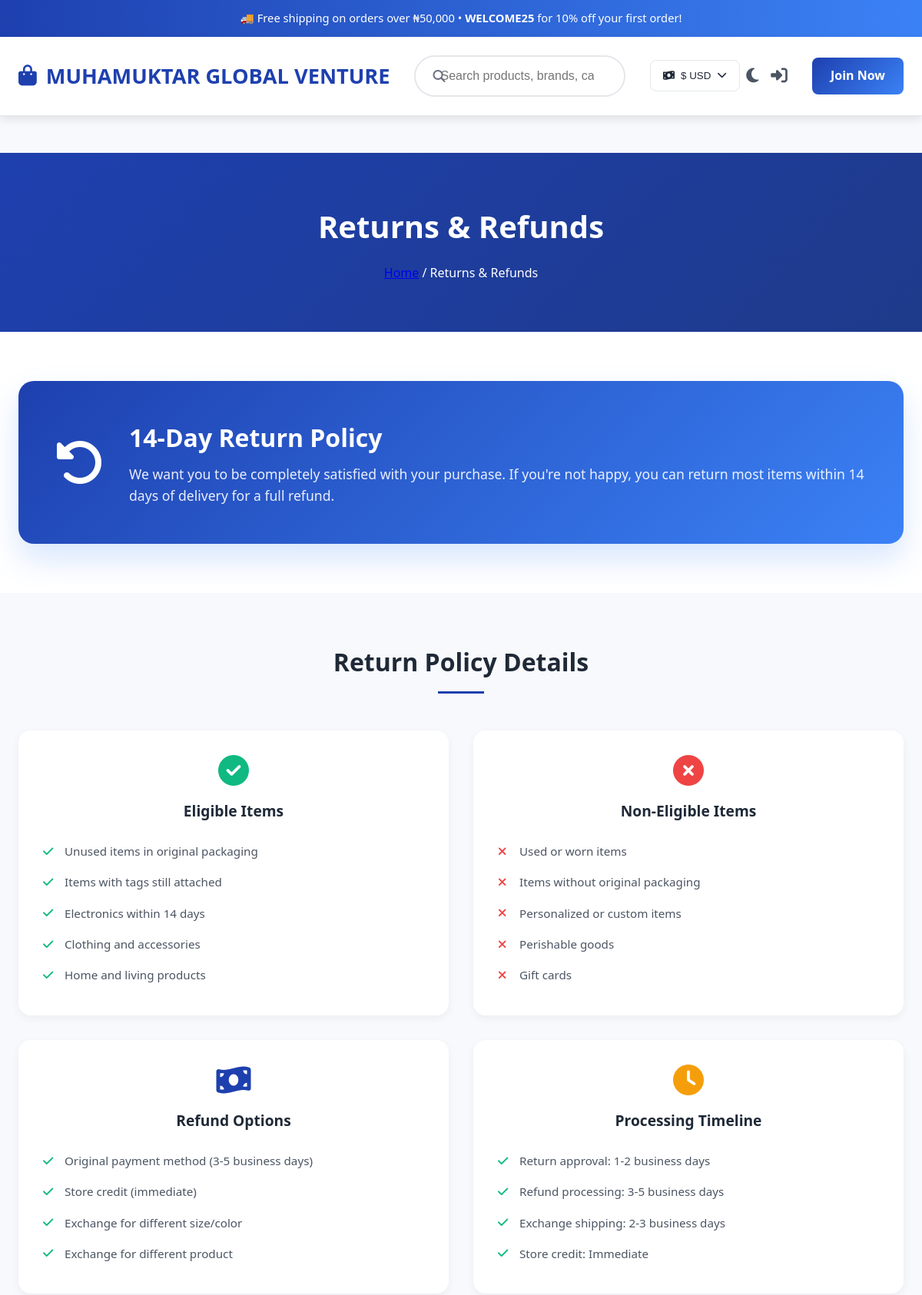
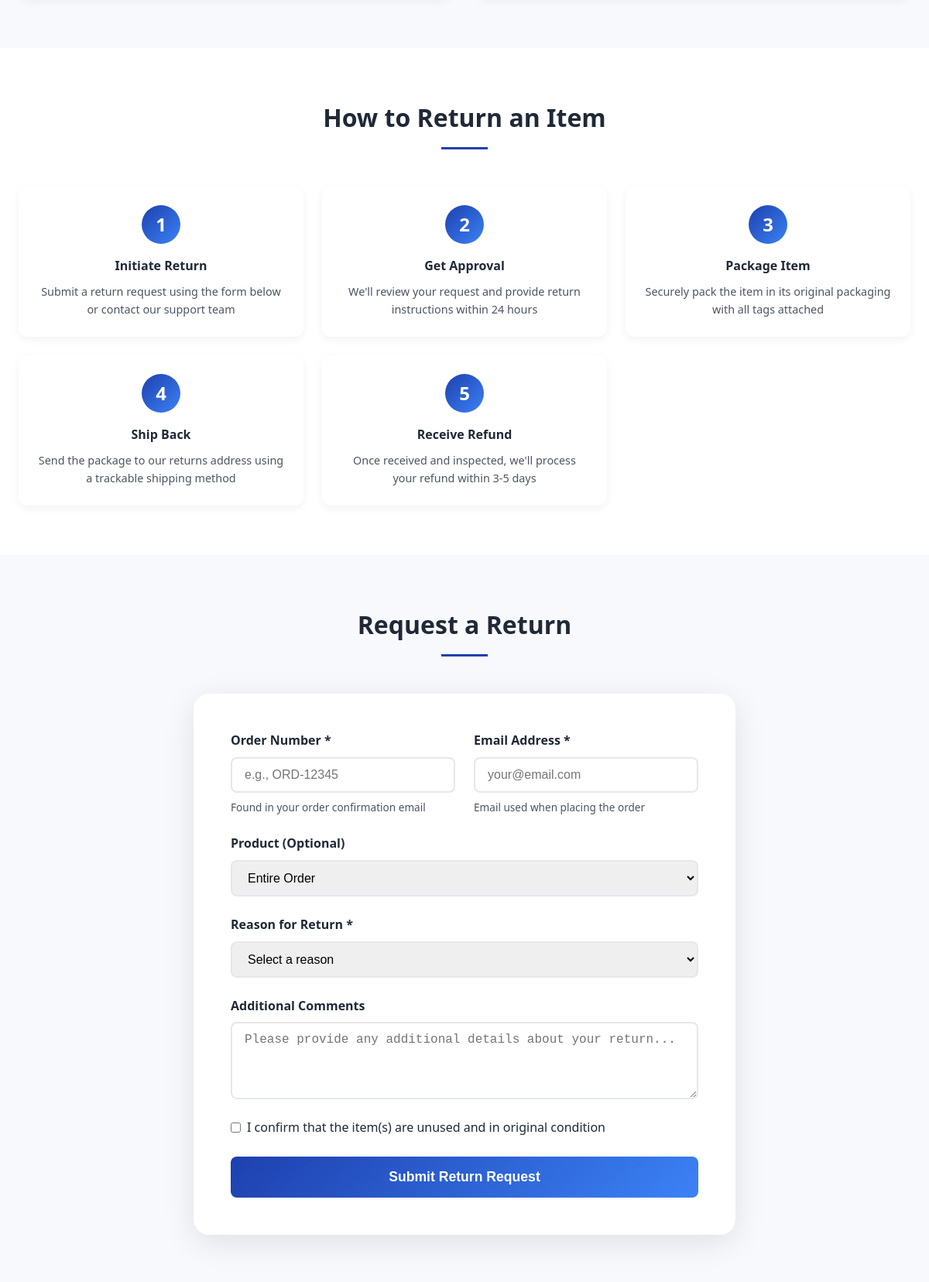
Screenshot of /pages/returns.php (upper part) with the database file from the repository (2 pictures, top to bottom).
### tables this page shows
CREATE TABLE `settings` (
  `id` int(11) NOT NULL AUTO_INCREMENT,
  `key` varchar(100) NOT NULL,
  `value` text NOT NULL,
  `updated_at` timestamp NOT NULL DEFAULT CURRENT_TIMESTAMP ON UPDATE CURRENT_TIMESTAMP,
  PRIMARY KEY (`id`),
  UNIQUE KEY `key` (`key`)
);

### includes/functions.php (called while the page is built, shortened)
<?php
function is_logged_in() {
    return isset($_SESSION['user_id']);
}

### pages/returns.php (the view, shortened to what this page needs)
<?php
require_once '../includes/db.php';
require_once '../includes/functions.php';
require_once '../includes/header.php';
try {
    $stmt = $pdo->prepare("SELECT value FROM settings WHERE `key` = 'return_policy_days'");
    $stmt->execute();
    $return_days = $stmt->fetchColumn() ?: 14;
} catch (Exception $e) {
    $return_days = 14;
    $return_policy_text = '';
    $contact_email = 'support@muhamuktar.com';
    $contact_phone = '+234 123 456 7890';
    $return_address = '123 Main Street, Lagos, Nigeria';
}
$form_submitted = false;
?>
<main class="main-content">
    <section class="page-header">
        <div class="container">
            <h1 class="page-title">Returns & Refunds</h1>
            <div class="breadcrumb">
                <a href="<?= BASE_URL ?>">Home</a>
                <span class="separator">/</span>
                <span class="current">Returns & Refunds</span>
            </div>
        </div>
    </section>
    <section class="summary-section">
        <div class="container">
            <div class="summary-card">
                <i class="fas fa-undo-alt"></i>
                <div class="summary-content">
                    <h2><?= $return_days ?>-Day Return Policy</h2>
                    <p>We want you to be completely satisfied with your purchase. If you're not happy, you can return most items within <?= $return_days ?> days of delivery for a full refund.</p>
                </div>
            </div>
        </div>
    </section>
    <section class="policy-section">
        <div class="container">
            <h2 class="section-title">Return Policy Details</h2>
            <div class="policy-grid">
                <div class="policy-card">
                    <div class="policy-icon">
                        <i class="fas fa-check-circle" style="color: #10b981;"></i>
                    </div>
                    <h3>Eligible Items</h3>
                    <ul class="policy-list">
                        <li><i class="fas fa-check"></i> Unused items in original packaging</li>
                        <li><i class="fas fa-check"></i> Items with tags still attached</li>
                        <li><i class="fas fa-check"></i> Electronics within <?= $return_days ?> days</li>
                        <li><i class="fas fa-check"></i> Clothing and accessories</li>
                        <li><i class="fas fa-check"></i> Home and living products</li>
                    </ul>
                </div>
                <div class="policy-card">
                    <div class="policy-icon">
                        <i class="fas fa-times-circle" style="color: #ef4444;"></i>
                    </div>
                    <h3>Non-Eligible Items</h3>
                    <ul class="policy-list">
                        <li><i class="fas fa-times"></i> Used or worn items</li>
                        <li><i class="fas fa-times"></i> Items without original packaging</li>
                        <li><i class="fas fa-times"></i> Personalized or custom items</li>
                        <li><i class="fas fa-times"></i> Perishable goods</li>
                        <li><i class="fas fa-times"></i> Gift cards</li>
                    </ul>
                </div>
                <div class="policy-card">
                    <div class="policy-icon">
                        <i class="fas fa-money-bill-wave" style="color: var(--primary);"></i>
                    </div>
                    <h3>Refund Options</h3>
                    <ul class="policy-list">
                        <li><i class="fas fa-check"></i> Original payment method (3-5 business days)</li>
                        <li><i class="fas fa-check"></i> Store credit (immediate)</li>
                        <li><i class="fas fa-check"></i> Exchange for different size/color</li>
                        <li><i class="fas fa-check"></i> Exchange for different product</li>
                    </ul>
                </div>
                <div class="policy-card">
                    <div class="policy-icon">
                        <i class="fas fa-clock" style="color: #f59e0b;"></i>
                    </div>
                    <h3>Processing Timeline</h3>
                    <ul class="policy-list">
                        <li><i class="fas fa-check"></i> Return approval: 1-2 business days</li>
                        <li><i class="fas fa-check"></i> Refund processing: 3-5 business days</li>
                        <li><i class="fas fa-check"></i> Exchange shipping: 2-3 business days</li>
                        <li><i class="fas fa-check"></i> Store credit: Immediate</li>
                    </ul>
                </div>
            </div>
        </div>
    </section>
    <section class="process-section">
        <div class="container">
            <h2 class="section-title">How to Return an Item</h2>
            <div class="process-steps">
                <div class="step">
                    <div class="step-number">1</div>
                    <h3>Initiate Return</h3>
                    <p>Submit a return request using the form below or contact our support team</p>
                </div>
                <div class="step">
                    <div class="step-number">2</div>
                    <h3>Get Approval</h3>
                    <p>We'll review your request and provide return instructions within 24 hours</p>
                </div>
                <div class="step">
                    <div class="step-number">3</div>
                    <h3>Package Item</h3>
                    <p>Securely pack the item in its original packaging with all tags attached</p>
                </div>
                <div class="step">
                    <div class="step-number">4</div>
                    <h3>Ship Back</h3>
                    <p>Send the package to our returns address using a trackable shipping method</p>
                </div>
                <div class="step">
                    <div class="step-number">5</div>
                    <h3>Receive Refund</h3>
                    <p>Once received and inspected, we'll process your refund within 3-5 days</p>
                </div>
            </div>
        </div>
    </section>
    <section class="form-section">
        <div class="container">
            <h2 class="section-title">Request a Return</h2>
            <?php if (!$form_submitted): ?>
                <div class="form-wrapper">
                    <form method="post" class="return-form">
                        <div class="form-row">
                            <div class="form-group">
                                <label for="order_number">Order Number *</label>
                                <input type="text" id="order_number" name="order_number"
                                       placeholder="e.g., ORD-12345" required>
                                <small>Found in your order confirmation email</small>
                            </div>
                            <div class="form-group">
                                <label for="email">Email Address *</label>
                                <input type="email" id="email" name="email"
                                       placeholder="your@email.com" required>
                                <small>Email used when placing the order</small>
                            </div>
                        </div>
                        <div class="form-group">
                            <label for="product_id">Product (Optional)</label>
                            <select id="product_id" name="product_id">
                                <option value="0">Entire Order</option>
                            </select>
                        </div>
                        <div class="form-group">
                            <label for="reason">Reason for Return *</label>
                            <select id="reason" name="reason" required>
                                <option value="">Select a reason</option>
                            </select>
                        </div>
                        <div class="form-group">
                            <label for="comments">Additional Comments</label>
                            <textarea id="comments" name="comments" rows="4"
                                      placeholder="Please provide any additional details about your return..."></textarea>
                        </div>
                        <div class="form-group checkbox">
                            <label>
                                <input type="checkbox" required>
                                I confirm that the item(s) are unused and in original condition
                            </label>
                        </div>
                        <button type="submit" class="btn-submit">Submit Return Request</button>
                    </form>
                </div>
            <?php endif; ?>
        </div>
    </section>
</main>

### includes/header.php (shortened to what this page needs)
<?php
try {
    $stmt = $pdo->prepare("SELECT value FROM settings WHERE `key` = 'site_name'");
    $stmt->execute();
    $site_name = $stmt->fetchColumn();
    $stmt = $pdo->prepare("SELECT value FROM settings WHERE `key` = 'currency'");
    $stmt->execute();
    $currency_setting = $stmt->fetchColumn();
    if ($currency_setting) {
        $currency_parts = explode(' ', $currency_setting);
        $currency_symbol = $currency_parts[0] ?? '₦';
        $currency_code = $currency_parts[1] ?? 'NGN';
    } else {
        $currency_symbol = '₦';
        $currency_code = 'NGN';
    }
} catch (Exception $e) {
    $site_name = SITE_NAME ?? 'Muhamuktar Global Venture';
    $currency_symbol = '₦';
    $currency_code = 'NGN';
}
$cart_count = 0;
$wishlist_count = 0;
$notification_count = 0;
$orders_count = 0;
try {
    $stmt = $pdo->prepare("SELECT value FROM settings WHERE `key` = 'announcement_text'");
    $stmt->execute();
    $announcement = $stmt->fetchColumn();
    if (!$announcement) {
        $announcement = "🚚 Free shipping on orders over ₦50,000 • <strong>WELCOME25</strong> for 10% off your first order!";
    }
} catch (Exception $e) {
    $announcement = "🚚 Free shipping on orders over ₦50,000 • <strong>WELCOME25</strong> for 10% off your first order!";
}
?>
<!DOCTYPE html>
<html lang="en">
<head>
  <link rel="stylesheet" href="https://cdnjs.cloudflare.com/ajax/libs/font-awesome/6.7.2/css/all.min.css" />
</head>
<body>
<div class="top-announcement">
  <div class="container">
    <?= $announcement ?>
  </div>
</div>
<header>
  <div class="container">
    <div class="header-inner">
      <a href="<?= BASE_URL ?>" class="logo">
        <i class="fas fa-shopping-bag"></i>
        <?= htmlspecialchars($site_name) ?>
      </a>
      <form class="search-form" action="<?= BASE_URL ?>pages/products.php" method="get">
        <input type="search" name="q" placeholder="Search products, brands, categories..." aria-label="Search" autocomplete="off">
      </form>
      <div class="currency-selector">
        <button class="currency-btn" title="Change currency" id="currency-btn">
          <i class="fas fa-money-bill-wave"></i>
          <span id="current-currency"><?= $currency_symbol ?> <?= $currency_code ?></span>
          <i class="fas fa-chevron-down" style="font-size:0.8rem;"></i>
        </button>
      </div>
      <div class="theme-toggle-wrapper">
        <button id="theme-toggle" class="action-btn" aria-label="Toggle dark mode" title="Toggle theme">
          <i class="fas fa-moon"></i>
        </button>
      </div>
      <div class="header-actions">
        <?php if (function_exists('is_logged_in') && is_logged_in()): ?>
          <button class="action-btn" title="Notifications" id="notifications-btn">
            <i class="far fa-bell"></i>
            <?php if ($notification_count > 0): ?>
              <span class="badge" id="notif-count"><?= $notification_count ?></span>
            <?php endif; ?>
          </button>
          <a href="<?= BASE_URL ?>pages/cart.php" class="action-btn" title="Cart">
            <i class="fas fa-shopping-cart"></i>
            <?php if ($cart_count > 0): ?>
              <span class="badge" id="cart-count"><?= $cart_count ?></span>
            <?php endif; ?>
          </a>
          <a href="<?= BASE_URL ?>pages/wishlist.php" class="action-btn" title="Wishlist">
            <i class="fas fa-heart"></i>
            <?php if ($wishlist_count > 0): ?>
              <span class="badge" id="wishlist-count"><?= $wishlist_count ?></span>
            <?php endif; ?>
          </a>
          <div class="user-dropdown-wrapper">
            <div class="user-dropdown-toggle" id="user-toggle" title="My Account">
              <?= strtoupper(substr($_SESSION['user_name'] ?? ($_SESSION['user_email'] ?? 'U'), 0, 1)) ?>
            </div>
            <div class="dropdown" id="user-dropdown">
              <div class="dropdown-header">
                <div class="user-name"><?= htmlspecialchars($_SESSION['user_name'] ?? 'User') ?></div>
                <div class="user-email"><?= htmlspecialchars($_SESSION['user_email'] ?? '') ?></div>
              </div>
              <a href="<?= BASE_URL ?>pages/profile.php" class="dropdown-link">
                <i class="fas fa-user"></i>
                <span>My Profile</span>
              </a>
              <a href="<?= BASE_URL ?>pages/orders.php" class="dropdown-link">
                <i class="fas fa-shopping-bag"></i>
                <span>My Orders</span>
                <?php if ($orders_count > 0): ?>
                  <span class="count-badge"><?= $orders_count ?></span>
                <?php endif; ?>
              </a>
              <a href="<?= BASE_URL ?>pages/wishlist.php" class="dropdown-link">
                <i class="fas fa-heart"></i>
                <span>Wishlist</span>
                <?php if ($wishlist_count > 0): ?>
                  <span class="count-badge" id="wishlist-count-dropdown"><?= $wishlist_count ?></span>
                <?php endif; ?>
              </a>
              <a href="<?= BASE_URL ?>pages/settings.php" class="dropdown-link">
                <i class="fas fa-cog"></i>
                <span>Account Settings</span>
              </a>
              <?php if (function_exists('is_admin') && is_admin()): ?>
                <div class="dropdown-divider"></div>
                <div class="dropdown-section-title">Admin Panel</div>
                <a href="<?= BASE_URL ?>admin/index.php" class="dropdown-link">
                  <i class="fas fa-chart-line"></i>
                  <span>Dashboard</span>
                </a>
                <a href="<?= BASE_URL ?>admin/products.php" class="dropdown-link">
                  <i class="fas fa-box"></i>
                  <span>Manage Products</span>
                </a>
                <a href="<?= BASE_URL ?>admin/orders.php" class="dropdown-link">
                  <i class="fas fa-clipboard-list"></i>
                  <span>View Orders</span>
                </a>
                <a href="<?= BASE_URL ?>admin/users.php" class="dropdown-link">
                  <i class="fas fa-users"></i>
                  <span>Manage Users</span>
                </a>
                <a href="<?= BASE_URL ?>admin/settings.php" class="dropdown-link">
                  <i class="fas fa-cog"></i>
                  <span>Site Settings</span>
                </a>
              <?php endif; ?>
              <div class="dropdown-divider"></div>
              <a href="<?= BASE_URL ?>logout.php" class="dropdown-link" style="color: var(--danger);">
                <i class="fas fa-sign-out-alt"></i>
                <span>Logout</span>
              </a>
            </div>
          </div>
        <?php else: ?>
          <a href="<?= BASE_URL ?>login.php" class="action-btn" title="Sign In">
            <i class="fas fa-sign-in-alt"></i>
          </a>
          <a href="<?= BASE_URL ?>register.php" class="join-btn">Join Now</a>
        <?php endif; ?>
      </div>
    </div>
  </div>
</header>
<main style="padding:var(--space-2xl) 0; min-height:70vh;">

### rows the page displays
settings: value "MUHAMUKTAR GLOBAL VENTURE"
settings: value "$", value "USD"

### other values shown
$return_days "14"
